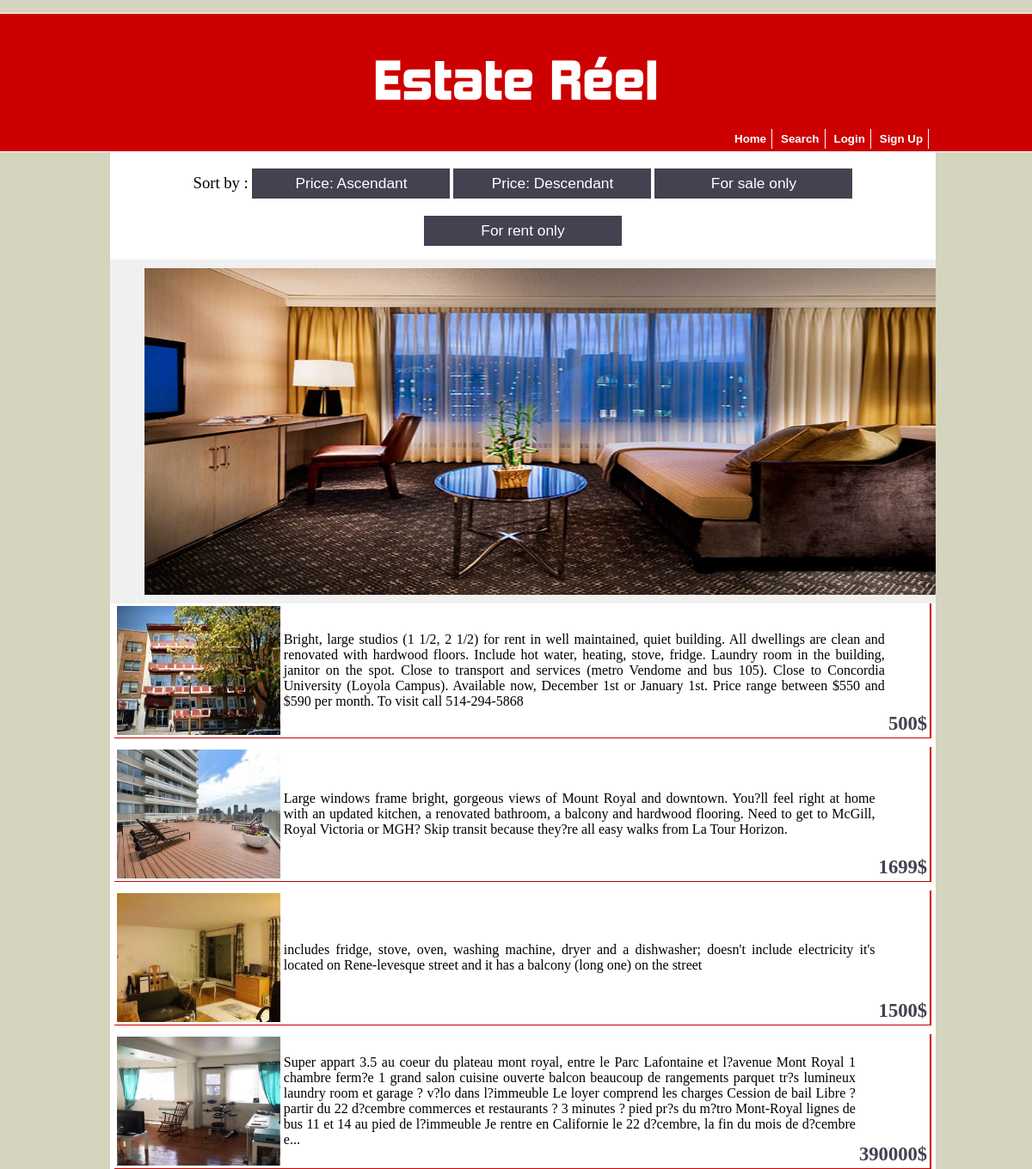
The page / on the database its author committed.
### tables this page shows
CREATE TABLE IF NOT EXISTS `apartment_images` (
`image_id` int(5) NOT NULL,
  `dwelling_Id` int(6) NOT NULL,
  `file_name` varchar(200) NOT NULL,
  `file_size` varchar(200) NOT NULL,
  `file_type` varchar(200) NOT NULL
);

CREATE TABLE IF NOT EXISTS `dwellings` (
`dwelling_Id` int(6) NOT NULL,
  `address_id` int(4) NOT NULL,
  `user_id` int(6) NOT NULL,
  `type` varchar(255) DEFAULT NULL,
  `description` varchar(1000) DEFAULT NULL,
  `no_of_rooms` int(11) DEFAULT NULL,
  `no_of_bathrooms` int(11) DEFAULT NULL,
  `no_of_living_rooms` int(11) DEFAULT NULL,
  `price` int(11) DEFAULT NULL,
  `rangeType` varchar(50) DEFAULT NULL
);

### classes/productClass.php (called while the page is built, shortened)
<?php
	class Product extends Database{
		public function displayAllProducts(){
			$query = "SELECT * FROM dwellings INNER JOIN apartment_images
                                 ON dwellings.dwelling_Id = apartment_images.dwelling_Id
                           GROUP BY dwellings.dwelling_Id";
            return parent::getResultSetAsArray($query);
		}
	}
?>

### classes/databaseClass.php (called while the page is built, shortened)
<?php
	class Database{
		public $connection;
		public function createConnection(){
			$servername = "localhost";
			$username = "root";
			$password = "";
			$db = "PHP_database";
			$this->connection = new mysqli($servername, $username, $password, $db);
			$this->connection->set_charset("utf8");
			return $this->connection;
		}
		public function getResultSetAsArray($query){
			$rs = mysqli_query($this->createConnection(), $query) or die($this->connection->error);
			if($rs->num_rows > 0){
				$index = 0;
				while($row = $rs->fetch_assoc()){
					foreach ($row as $key => $value) {
						$arrayAsResult[$index][$key] = $value;
					}
					$index++;
				}
				return $arrayAsResult;
			}
			return null;
		}
		public function cutDownTheDescription($description){
			if (strlen($description) > 500) {
	            $str = substr($description, 0, 500) . "...";
	            return $str;
	        }else{
	            return $description;
	        }
		}
	}
?>

### index.php (the view, shortened to what this page needs)
<html>
    <head>
        <link rel="stylesheet" type="text/css" href="CSS/mainLayout.css">
        <link rel="stylesheet" type="text/css" href="CSS/carouselLayout.css">
    </head>
    <?php include('PreCode/header.php');
    if(count($bannedUser) == 1){
        $days = $loginObj->dateDiff($bannedUser[0]['to_'], $bannedUser[0]['from_']);
        echo "<p>You are not allowed to be here anymore. You may login after " . $bannedUser[0]['to_'] . ". Your account has been banned for $days days because of the following description: </p>";
        echo $bannedUser[0]['description'];
    ?>
            </section>
    </body>
</html>
<?php
    }else{
    ?>
    <form name="filters" method="GET" action="">
    <label id="sortBy">Sort by : </label>
    <button type="button" id="sort" onClick="window.location.href='index.php?sortBy=low'">Price: Ascendant</button>
    <button type="button" id="sort" onClick="window.location.href='index.php?sortBy=high'">Price: Descendant</button>
    <button type="button" id="sort" onClick="window.location.href='index.php?sortBy=Sale'">For sale only</button>
    <button type="button" id="sort"  onClick="window.location.href='index.php?sortBy=Rent'">For rent only</button>
    </form>
<div id='carousel_container'>
    <div id='carousel_inner'>
        <ul id='carousel_ul'>
            <li><img src='apartment_images/5.jpg' /></li>
        </ul>
    </div>
</div>
    <section id="apartments">
    <?php
        $rsForIndex = null;
        if (isset($_GET['sortBy'])) {
            $value = $_GET['sortBy'];
            $rsForIndex = $productObj->checkSortBy($value);
        }else{
            $rsForIndex = $productObj->displayAllProducts();
        }
        if (count($rsForIndex) > 0) {
            for($row = 0; $row < count($rsForIndex); $row++){
    ?>
                <table id="apt" align="center" onclick="window.location.href='showDetails.php?hiddenID= <?php echo $rsForIndex[$row]['dwelling_Id']; ?> '">
                    <tbody>
                        <tr id="col1">
                            <td rowspan="3"><img id="placeImg" src="apartment_images/<?php echo $rsForIndex[$row]['file_name']; ?> "/></td>
                            <td rowspan="3" id="col2">
                                <?php echo $databaseObj->cutDownTheDescription($rsForIndex[$row]['description']); ?>
                            <th></th>
                          </tr>
                          <tr>
                            <td></td>
                          </tr>
                          <tr id="price">
                            <td><p id="number"> <?php echo $rsForIndex[$row]['price'] . "$"; ?> </p></td>
                          </tr>
                    </tbody>
                </table>
    <?php
            }
        }
    ?>
    </section>
    </section>
    </body>
</html>
<?php   } ?>

### CSS/mainLayout.css (style rules this page uses)
body { background-color: #D4D4BF; text-align: center; height: 100%; }
#apt, #apt2 { height: auto; margin-top: 10px; border-right: 2px solid #C00; border-bottom: 1px solid #C00; width: 99%; text-align: justify; cursor: pointer; }
#placeImg { height: 150px; width: 190px; }
#col2 { width: 80%; }
#price { margin-top: 50px; height: 10px; }
#number { font-weight: bolder; font-size: 17pt; color: #424250; }
#sort { width: 230px; border: none; height: 35px; font-size: 13pt; margin-top: 20px; background-color: #424250; color: white; }
#sortBy { font-size: 14pt; font-weight: italic; }

### CSS/carouselLayout.css (style rules this page uses)
#carousel_inner { float:left; width:100%; overflow: hidden; background: #F0F0F0; }
#carousel_container { width: 100%; float: left; }
#carousel_ul { position:relative; left:-210px; list-style-type: none; margin: 0px; padding: 0px; width:9999px; padding-bottom:10px; }
#carousel_ul li { float: left; width:1250px; padding:0px; height:380px; background: #000000; margin-top:10px; margin-bottom:10px; margin-left: 2.5%; margin-right:5px; }
#carousel_ul li img { .margin-bottom:-4px; cursor:pointer; cursor: hand; border:0px; width:1250px; height:380px; }

### rows shown on the page
apartment_images: file_name (picture), dwelling_Id.description "Bright, large studios (1 1/2, 2 1/2) for rent in well maintained, quiet building. All dwellings are clean and renovated with hardwood floors. Include hot water, heating, stove, fridge. Laundry room in the building, janitor on the spot. Close to transport and services (metro Vendome and bus 105). Close to Concordia University (Loyola Campus). Available now, December 1st or January 1st. Price range between $550 and $590 per month. To visit call 514-294-5868", dwelling_Id.price "500"
apartment_images: file_name (picture), dwelling_Id.description "Large windows frame bright, gorgeous views of Mount Royal and downtown. You?ll feel right at home with an updated kitchen, a renovated bathroom, a balcony and hardwood flooring. Need to get to McGill, Royal Victoria or MGH? Skip transit because they?re all easy walks from La Tour Horizon.", dwelling_Id.price "1699"
apartment_images: file_name (picture), dwelling_Id.description "includes fridge, stove, oven, washing machine, dryer and a dishwasher; doesn't include electricity it's located on Rene-levesque street and it has a balcony (long one) on the street", dwelling_Id.price "1500"
apartment_images: file_name (picture), dwelling_Id.description "Super appart 3.5 au coeur du plateau mont royal, entre le Parc Lafontaine et l?avenue Mont Royal 1 chambre ferm?e 1 grand salon cuisine ouverte balcon beaucoup de rangements parquet tr?s lumineux laundry room et garage ? v?lo dans l?immeuble Le loyer comprend les charges Cession de bail Libre ? partir du 22 d?cembre commerces et restaurants ? 3 minutes ? pied pr?s du m?tro Mont-Royal lignes de bus 11 et 14 au pied de l?immeuble Je rentre en Californie le 22 d?cembre, la fin du mois de d?cembre e...", dwelling_Id.price "390000"
